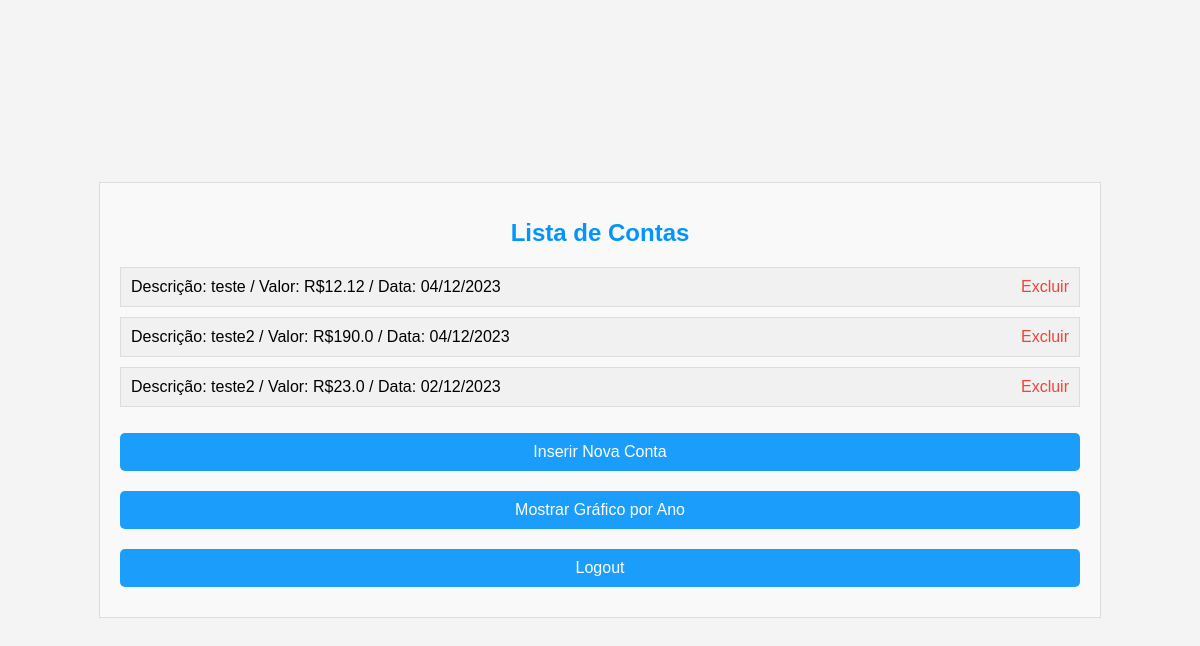
/dashboard (signed in), run on the app's committed database.
### app.py (models this page shows, shortened)
class Conta(db.Model):
    id = db.Column(db.Integer, primary_key=True)
    usuario_id = db.Column(db.Integer, db.ForeignKey('usuario.id'), nullable=False)
    descricao = db.Column(db.String(120), nullable=False)
    valor = db.Column(db.Float, nullable=False)
    data = db.Column(db.DateTime, nullable=False)

### app.py (the view)
@app.route('/dashboard')
def dashboard():
    if 'id' not in session:
        return redirect(url_for('login'))
    contas = Conta.query.filter_by(usuario_id=session['id']).all()
    return render_template('dashboard.html', contas=contas)

### templates/dashboard.html (shortened to what this page needs)
<!DOCTYPE html>
<html>
<head>
    <link rel="stylesheet" type="text/css" href="{{ url_for('static', filename='style.css') }}" />
</head>
<body>
    <form>
        <h1>Lista de Contas</h1>
        <ul>
            {% for conta in contas %}
                <li>
                    Descrição: {{ conta.descricao }} / Valor: R${{ conta.valor }} / Data: {{ conta.data.strftime('%d/%m/%Y') }}
                    <a href="{{ url_for('excluir_conta', conta_id=conta.id) }}">Excluir</a>
                </li>
            {% endfor %}
        </ul>
        <button type="submit" formaction="{{ url_for('inserir_conta') }}">Inserir Nova Conta</button>
        <button type="submit" formaction="{{ url_for('mostrar_grafico', ano=2023) }}">Mostrar Gráfico por Ano</button>
        <button type="submit" formaction="{{ url_for('logout') }}" method="post">Logout</button>
    </form>
</body>
</html>

### static/style.css (style rules this page uses)
body { font-family: 'Segoe UI', Tahoma, Geneva, Verdana, sans-serif; background-color: #f4f4f4; margin: 0; padding: 0; display: flex; justify-content: center; align-items: center; height: 100vh; }
button { background-color: #0394fc; color: white; padding: 12px 20px; border: none; border-radius: 5px; font-size: 16px; cursor: pointer; }
h1 { text-align: center; }
form { width: 80%; margin: 0 auto; padding: 20px; border: 1px solid #ddd; background-color: #f9f9f9; font-family: Arial, sans-serif; }
form h1 { color: #0394fc; font-size: 24px; margin-bottom: 20px; }
form ul { list-style-type: none; padding: 0; }
form ul li { border: 1px solid #ddd; padding: 10px; margin-bottom: 10px; background-color: #f1f1f1; }
form ul li a { color: #f44336; text-decoration: none; float: right; margin-left: 10px; }
form button[type="submit"] { background-color: #0394fc; color: white; padding: 10px 20px; margin: 10px 0; border: none; cursor: pointer; width: 100%; opacity: 0.9; }

### data on the page
Conta: descricao "teste", valor "12.12", data "04/12/2023"
Conta: descricao "teste2", valor "190.0", data "04/12/2023"
Conta: descricao "teste2", valor "23.0", data "02/12/2023"
